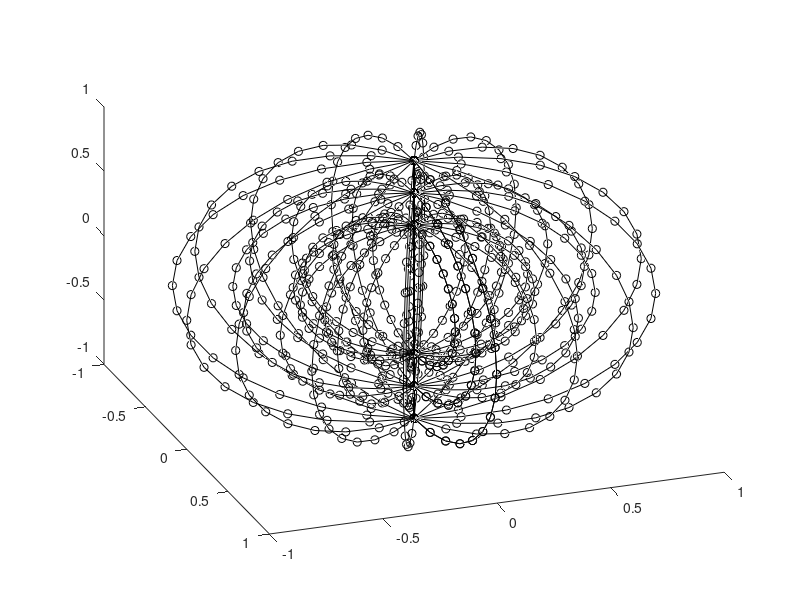
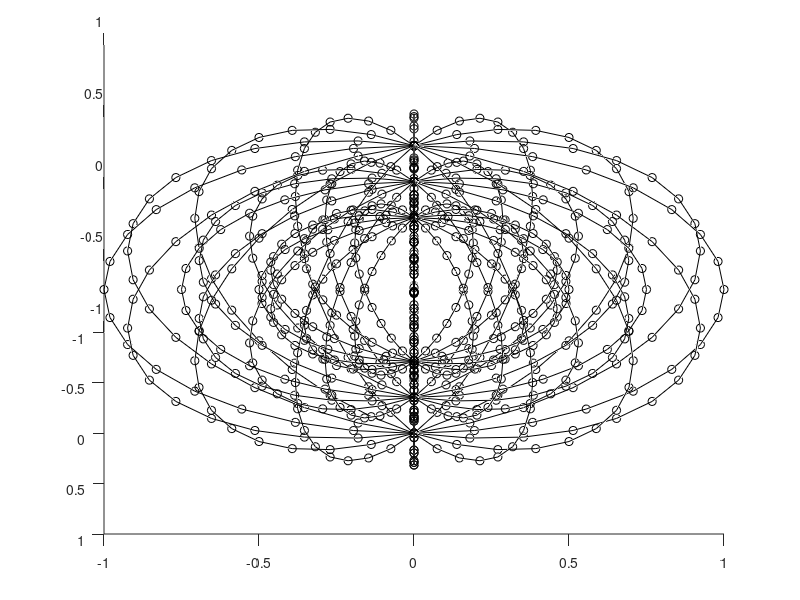
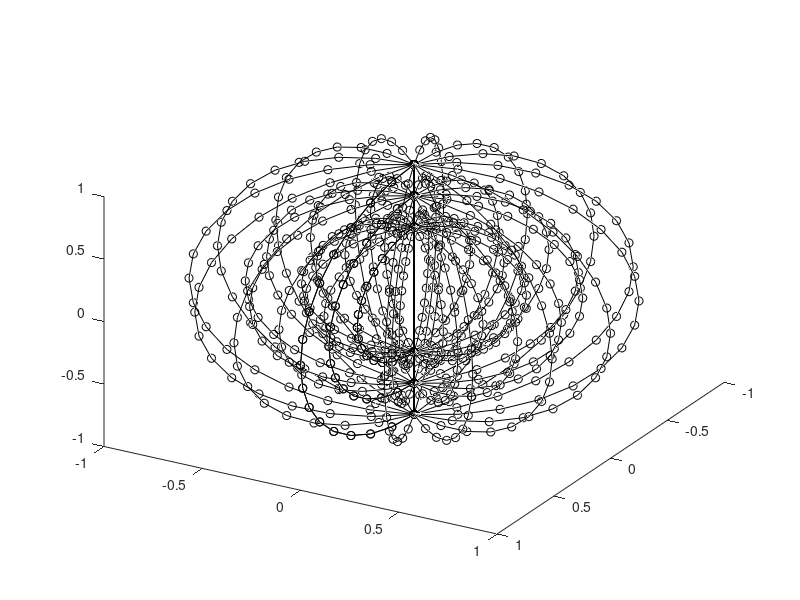

MATLAB code to generate these figures, in order:
clear all
close all
[X,Y,Z] = sphere(16);
x = [0.5*X(:); 0.75*X(:); X(:)];
y = [0.5*Y(:); 0.75*Y(:); Y(:)];
z = [0.5*Z(:); 0.75*Z(:); Z(:)];
hfig=figure(1);
%scatter3(x,y,z)
plot3(x,y,z,'-ok')
view(70,35)
saveas(hfig,'7035deg.png','png')
view(90,35)
saveas(hfig,'9035.png','png')
view(120,35)
saveas(hfig,'12035.png','png')